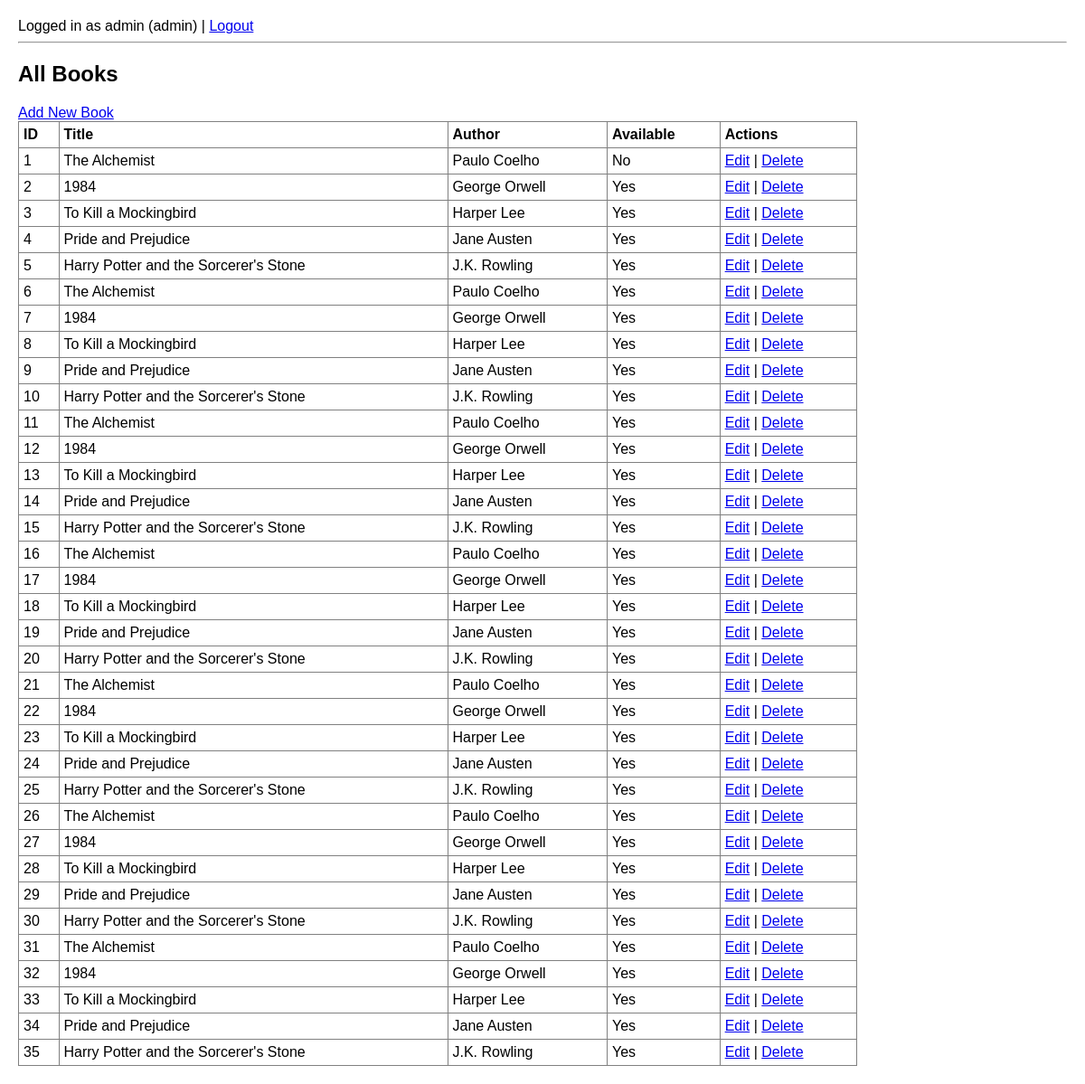
Screenshot of /admin/books (signed in) with the database file from the repository.
### tables this page shows
CREATE TABLE books (
        id INTEGER PRIMARY KEY AUTOINCREMENT,
        title TEXT,
        author TEXT,
        available INTEGER
    );

### admin.py (the view)
@admin_bp.route("/books")
@login_required
@role_required("admin")
def books():
    db = get_db()
    books = db.execute("SELECT * FROM books").fetchall()
    return render_template("admin/books.html", books=books, user=g.user)

### auth.py (called while the page is built)
def decode_jwt(token):
    try:
        return jwt.decode(token, app.config["SECRET_KEY"], algorithms=["HS256"])
    except:
        return None

def login_required(fn):
    @wraps(fn)
    def wrapper(*args, **kwargs):
        token = request.cookies.get("access_token")
        if not token:
            return redirect(url_for("login"))
        decoded = decode_jwt(token)
        if not decoded:
            return redirect(url_for("login"))
        g.user = {
            "id": decoded["user_id"],
            "username": decoded["username"],
            "role": decoded["role"]
        }
        return fn(*args, **kwargs)
    return wrapper

def role_required(role):
    def decorator(fn):
        @wraps(fn)
        def wrapper(*args, **kwargs):
            if not g.user or g.user["role"] != role:
                flash("Unauthorized access!")
                return redirect(url_for("login"))
            return fn(*args, **kwargs)
        return wrapper
    return decorator

### database.py (called while the page is built)
def get_db():
    conn = sqlite3.connect(DB)
    conn.row_factory = sqlite3.Row
    return conn

### templates/admin/books.html
{% extends "base.html" %}
{% block content %}
<h2>All Books</h2>
<a href="{{ url_for('admin.add_book') }}">Add New Book</a>
<table border="1" cellpadding="5" cellspacing="0">
    <tr>
        <th>ID</th>
        <th>Title</th>
        <th>Author</th>
        <th>Available</th>
        <th>Actions</th>
    </tr>
    {% for book in books %}
    <tr>
        <td>{{ book.id }}</td>
        <td>{{ book.title }}</td>
        <td>{{ book.author }}</td>
        <td>{{ 'Yes' if book.available else 'No' }}</td>
        <td>
            <a href="{{ url_for('admin.edit_book', book_id=book.id) }}">Edit</a> |
            <a href="{{ url_for('admin.delete_book', book_id=book.id) }}"
                onclick="return confirm('Delete this book?');">Delete</a>
        </td>
    </tr>
    {% endfor %}
</table>
{% endblock %}

### templates/static/style.css (style rules this page uses)
body { font-family: Arial, sans-serif; margin: 20px; }
table { border-collapse: collapse; width: 80%; }
th, td { padding: 5px; text-align: left; }

### rows the page displays
books: id "1", title "The Alchemist", author "Paulo Coelho", available "No"
books: id "2", title "1984", author "George Orwell", available "Yes"
books: id "3", title "To Kill a Mockingbird", author "Harper Lee", available "Yes"
books: id "4", title "Pride and Prejudice", author "Jane Austen", available "Yes"
books: id "5", title "Harry Potter and the Sorcerer's Stone", author "J.K. Rowling", available "Yes"
books: id "6", title "The Alchemist", author "Paulo Coelho", available "Yes"
books: id "7", title "1984", author "George Orwell", available "Yes"
books: id "8", title "To Kill a Mockingbird", author "Harper Lee", available "Yes"
books: id "9", title "Pride and Prejudice", author "Jane Austen", available "Yes"
books: id "10", title "Harry Potter and the Sorcerer's Stone", author "J.K. Rowling", available "Yes"
books: id "11", title "The Alchemist", author "Paulo Coelho", available "Yes"
books: id "12", title "1984", author "George Orwell", available "Yes"
books: id "13", title "To Kill a Mockingbird", author "Harper Lee", available "Yes"
books: id "14", title "Pride and Prejudice", author "Jane Austen", available "Yes"
books: id "15", title "Harry Potter and the Sorcerer's Stone", author "J.K. Rowling", available "Yes"
books: id "16", title "The Alchemist", author "Paulo Coelho", available "Yes"
books: id "17", title "1984", author "George Orwell", available "Yes"
books: id "18", title "To Kill a Mockingbird", author "Harper Lee", available "Yes"
books: id "19", title "Pride and Prejudice", author "Jane Austen", available "Yes"
books: id "20", title "Harry Potter and the Sorcerer's Stone", author "J.K. Rowling", available "Yes"
books: id "21", title "The Alchemist", author "Paulo Coelho", available "Yes"
books: id "22", title "1984", author "George Orwell", available "Yes"
books: id "23", title "To Kill a Mockingbird", author "Harper Lee", available "Yes"
books: id "24", title "Pride and Prejudice", author "Jane Austen", available "Yes"
books: id "25", title "Harry Potter and the Sorcerer's Stone", author "J.K. Rowling", available "Yes"
books: id "26", title "The Alchemist", author "Paulo Coelho", available "Yes"
books: id "27", title "1984", author "George Orwell", available "Yes"
books: id "28", title "To Kill a Mockingbird", author "Harper Lee", available "Yes"
books: id "29", title "Pride and Prejudice", author "Jane Austen", available "Yes"
books: id "30", title "Harry Potter and the Sorcerer's Stone", author "J.K. Rowling", available "Yes"
books: id "31", title "The Alchemist", author "Paulo Coelho", available "Yes"
books: id "32", title "1984", author "George Orwell", available "Yes"
books: id "33", title "To Kill a Mockingbird", author "Harper Lee", available "Yes"
books: id "34", title "Pride and Prejudice", author "Jane Austen", available "Yes"
books: id "35", title "Harry Potter and the Sorcerer's Stone", author "J.K. Rowling", available "Yes"

### other values shown
{{ g.user.username }} "admin"
{{ g.user.role }} "admin"
